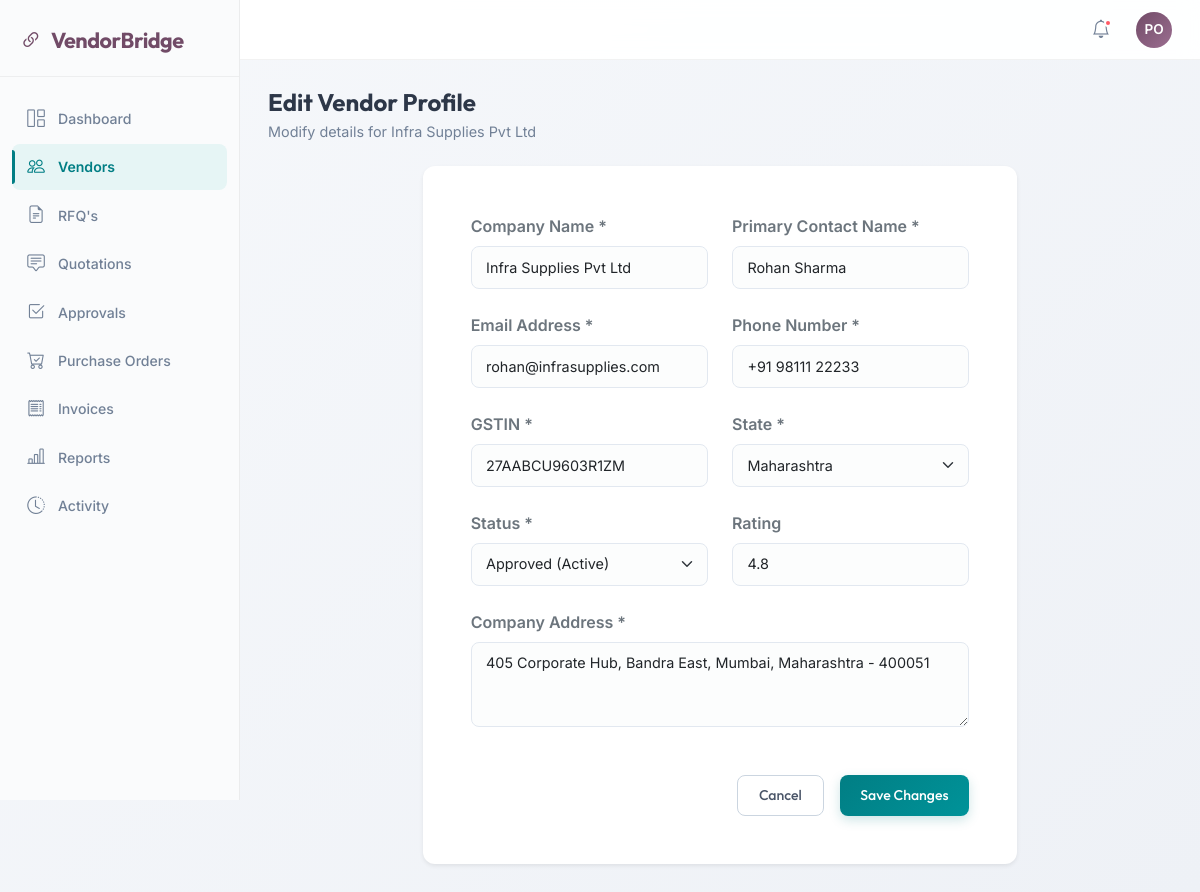
Page /vendors/edit/1 (signed in) on the committed database.
### models.py (models this page shows)
class Vendor(Base):
    __tablename__ = 'vendors'
    id = Column(Integer, primary_key=True, index=True)
    company_name = Column(String, index=True)
    contact_name = Column(String)
    email = Column(String, unique=True, index=True)
    phone = Column(String)
    address = Column(String)
    gst_number = Column(String)
    state = Column(String, default="Maharashtra")  # Maharashtra or other (for CGST/SGST vs IGST split)
    rating = Column(Float, default=5.0)
    status = Column(String, default="pending")  # pending, approved, rejected, blocked
    bids = relationship("Bid", back_populates="vendor")
    purchase_orders = relationship("PurchaseOrder", back_populates="vendor")
    invoices = relationship("Invoice", back_populates="vendor")

### main.py (the view)
@app.get("/vendors/edit/{id}", response_class=HTMLResponse)
async def edit_vendor_form(request: Request, id: int, db: Session = Depends(get_db)):
    if not current_user_id:
        return RedirectResponse(url="/login", status_code=302)
    vendor = db.query(models.Vendor).filter(models.Vendor.id == id).first()
    if not vendor:
        raise HTTPException(status_code=404, detail="Vendor not found")
    return templates.TemplateResponse(request, "vendor_form.html", {"active_page": "vendors", "vendor": vendor})

### templates/vendor_form.html (shortened to what this page needs)
{% extends "base.html" %}
{% block content %}
<div class="page-header mb-4">
    <h2>{% if vendor %}Edit Vendor Profile{% else %}Add New Vendor{% endif %}</h2>
    <p>{% if vendor %}Modify details for {{ vendor.company_name }}{% else %}Register a new supplier manually{% endif %}</p>
</div>
<div class="row justify-content-center">
    <div class="col-lg-8">
        <div class="card border-0 shadow-sm">
            <div class="card-body p-4 p-md-5">
                <form action="{% if vendor %}/api/vendors/{{ vendor.id }}/edit{% else %}/api/vendors{% endif %}" method="POST">
                    <div class="row g-4 mb-4">
                        <div class="col-md-6">
                            <label for="company_name" class="form-label fw-semibold text-secondary">Company Name *</label>
                            <input type="text" class="form-control" id="company_name" name="company_name" value="{{ vendor.company_name if vendor else '' }}" placeholder="Acme Ltd" required>
                        </div>
                        <div class="col-md-6">
                            <label for="contact_name" class="form-label fw-semibold text-secondary">Primary Contact Name *</label>
                            <input type="text" class="form-control" id="contact_name" name="contact_name" value="{{ vendor.contact_name if vendor else '' }}" placeholder="John Doe" required>
                        </div>
                    </div>
                    <div class="row g-4 mb-4">
                        <div class="col-md-6">
                            <label for="email" class="form-label fw-semibold text-secondary">Email Address *</label>
                            <input type="email" class="form-control" id="email" name="email" value="{{ vendor.email if vendor else '' }}" placeholder="sales@acme.com" required>
                        </div>
                        <div class="col-md-6">
                            <label for="phone" class="form-label fw-semibold text-secondary">Phone Number *</label>
                            <input type="text" class="form-control" id="phone" name="phone" value="{{ vendor.phone if vendor else '' }}" placeholder="+91 98765 43210" required>
                        </div>
                    </div>
                    <div class="row g-4 mb-4">
                        <div class="col-md-6">
                            <label for="gst_number" class="form-label fw-semibold text-secondary">GSTIN *</label>
                            <input type="text" class="form-control text-uppercase" id="gst_number" name="gst_number" value="{{ vendor.gst_number if vendor else '' }}" placeholder="27AABCU9603R1ZM" required maxlength="15">
                        </div>
                        <div class="col-md-6">
                            <label for="state" class="form-label fw-semibold text-secondary">State *</label>
                            <select class="form-select" id="state" name="state" required>
                                <option value="Maharashtra" {% if vendor and vendor.state == 'Maharashtra' %}selected{% endif %}>Maharashtra</option>
                            </select>
                        </div>
                    </div>
                    {% if vendor %}
                    <div class="row g-4 mb-4">
                        <div class="col-md-6">
                            <label for="status" class="form-label fw-semibold text-secondary">Status *</label>
                            <select class="form-select" id="status" name="status" required>
                                <option value="approved" {% if vendor.status == 'approved' %}selected{% endif %}>Approved (Active)</option>
                            </select>
                        </div>
                        <div class="col-md-6">
                            <label for="rating" class="form-label fw-semibold text-secondary">Rating</label>
                            <input type="number" step="0.1" min="1.0" max="5.0" class="form-control" id="rating" name="rating" value="{{ vendor.rating }}">
                        </div>
                    </div>
                    {% endif %}
                    <div class="mb-4">
                        <label for="address" class="form-label fw-semibold text-secondary">Company Address *</label>
                        <textarea class="form-control" id="address" name="address" rows="3" placeholder="Enter full office/factory address" required>{{ vendor.address if vendor else '' }}</textarea>
                    </div>
                    <div class="d-flex justify-content-end gap-3 mt-5">
                        <a href="/vendors" class="btn btn-outline-secondary">Cancel</a>
                        <button type="submit" class="btn btn-primary">
                            {% if vendor %}Save Changes{% else %}Create Vendor{% endif %}
                        </button>
                    </div>
                </form>
            </div>
        </div>
    </div>
</div>
{% endblock %}

### templates/base.html (style rules this page uses)
:root { --primary-purple: #714B67; --primary-purple-hover: #5c3e55; --primary-purple-light: #f3eaf0; --secondary-teal: #017e84; --secondary-teal-hover: #015e62; --secondary-teal-light: #e6f5f5; --bg-gradient: linear-gradient(135deg, #f6f8fb 0%, #eef1f6 100%); --sidebar-bg: #fafbfc; --glass-bg: rgba(255, 255, 255, 0.92); --glass-border: rgba(255, 255, 255, 0.6); --text-dark: #2d3748; --text-muted: #718096; --text-light: #a0aec0; --shadow-xs: 0 1px 2px rgba(0, 0, 0, 0.03); --shadow-sm: 0 2px 4px rgba(0, 0, 0, 0.02); --shadow-md: 0 10px 25px rgba(31, 38, 135, 0.04); --shadow-lg: 0 15px 35px rgba(31, 38, 135, 0.08); --radius-sm: 8px; --radius-md: 12px; --radius-lg: 16px; --sidebar-width: 240px; }
* { box-sizing: border-box; }
body { font-family: 'Inter', sans-serif; background: var(--bg-gradient); color: var(--text-dark); min-height: 100vh; margin: 0; display: flex; }
h1, h2, h3, h4, h5, h6 { font-family: 'Outfit', sans-serif; font-weight: 600; }
.btn { font-weight: 500; border-radius: var(--radius-sm); padding: 0.55rem 1.3rem; transition: all 0.3s cubic-bezier(0.16, 1, 0.3, 1); font-family: 'Outfit', sans-serif; font-size: 0.88rem; }
.btn-primary { background: linear-gradient(135deg, var(--secondary-teal) 0%, #009399 100%); border: none; box-shadow: 0 4px 12px rgba(1, 126, 132, 0.2); color: white; }
.btn-outline-secondary { border-color: #cbd5e0; color: #4a5568; }
.form-control, .form-select { border: 1px solid #e2e8f0; border-radius: var(--radius-sm); padding: 0.6rem 0.9rem; transition: all 0.2s ease; background-color: #fcfdfd; font-size: 0.9rem; }
.card { border: 1px solid rgba(0,0,0,0.06); background: white; border-radius: var(--radius-md); box-shadow: var(--shadow-xs); transition: all 0.25s ease; overflow: hidden; }
.page-header { margin-bottom: 24px; }
.page-header h2 { font-size: 1.5rem; font-weight: 700; margin-bottom: 4px; }
.page-header p { color: var(--text-muted); font-size: 0.9rem; margin-bottom: 0; }

### rows in the picture
Vendor: company_name "Infra Supplies Pvt Ltd", contact_name "Rohan Sharma", email "rohan@infrasupplies.com", phone "+91 98111 22233", gst_number "27AABCU9603R1ZM", state "Maharashtra", status "Approved (Active)", rating "4.8", address "405 Corporate Hub, Bandra East, Mumbai, Maharashtra - 400051"
